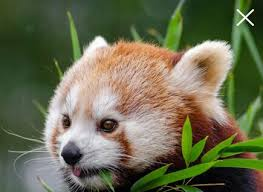
#> input picture Perception/a.jpg, 263 x 192 px; its folder holds 4 pictures in this run
$ python calibration.py
#> lines starting #> are read from the running program, lines starting #| are printed output that depends on the picture; after the words box and inside, x2 and y2 are one past the last pixel; in counts of white or black regions, pixels touching at a corner belong together
import numpy as np
import cv2
import glob

# termination criteria
criteria = (cv2.TERM_CRITERIA_EPS + cv2.TERM_CRITERIA_MAX_ITER, 30, 0.001)

# prepare object points, like (0,0,0), (1,0,0), (2,0,0) ....,(6,5,0)
objp = np.zeros((6*7,3), np.float32)
objp[:,:2] = np.mgrid[0:7,0:6].T.reshape(-1,2)

# Arrays to store object points and image points from all the images.
objpoints = [] # 3d point in real world space
imgpoints = [] # 2d points in image plane.

images = glob.glob('*.jpg')

for fname in images:
    img = cv2.imread(fname)
#> img is the input picture: shape (192, 263, 3); mean B, G, R 81.1, 108.5, 106.8
    gray = cv2.cvtColor(img,cv2.COLOR_BGR2GRAY)
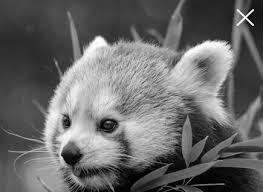
#> gray: shape (192, 263); min 0, max 255, mean 104.9

    ret, corners = cv2.findChessboardCorners(gray, (7,6),None)
#> ret = False; corners = None

    if ret == True:
        objpoints.append(objp)

        corners2 = cv2.cornerSubPix(gray,corners,(11,11),(-1,-1),criteria)
        imgpoints.append(corners2)

        # Draw and display the corners
        img = cv2.drawChessboardCorners(img, (7,6), corners2,ret)
        cv2.waitKey(500)
#> pass 2 of the loop `for fname in images:`:
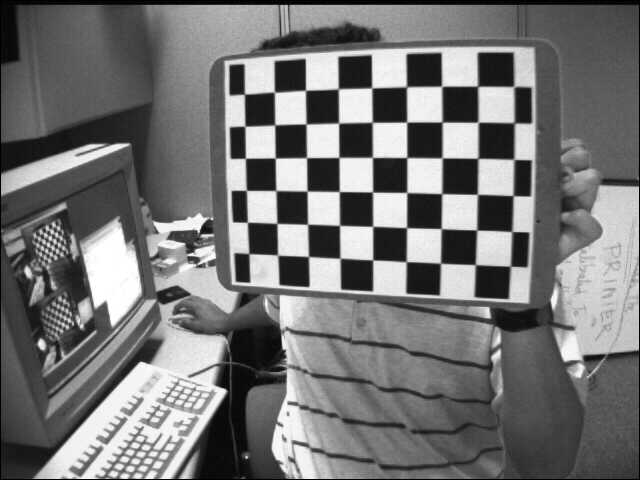
#> input picture Perception/left01.jpg, 640 x 480 px
#> img is the input picture: shape (480, 640, 3); min 0, max 255, mean 116.6
#> gray: shape (480, 640)
#> ret = True; corners = 42 rows, first 8: [475.4, 264.8], [440.5, 263.2], [405.9, 261.5], [372.9, 259.9], [340.6, 258.5], [308.7, 256.4], [277.6, 255.1], [476.7, 230.1]
#> corners2 = 42 rows, first 8: [475.3, 264.6], [440.5, 263.2], [406.2, 261.7], [372.7, 259.9], [340, 258.2], [308.5, 256.5], [277.6, 255.1], [476.7, 230]
#> `img = cv2.drawChessboardCorners(img, (7,6), corners2,ret)`:
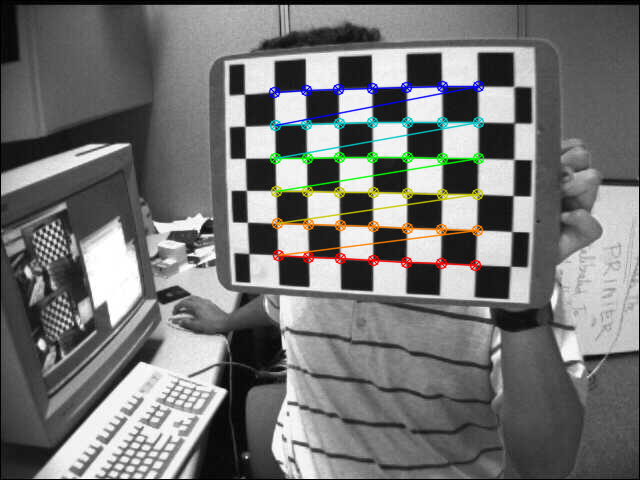
#> img: shape (480, 640, 3); 3.22% of pixels changed, all inside (x1, y1, x2, y2) = (268, 80, 485, 272)
#> pass 3 of the loop `for fname in images:`:
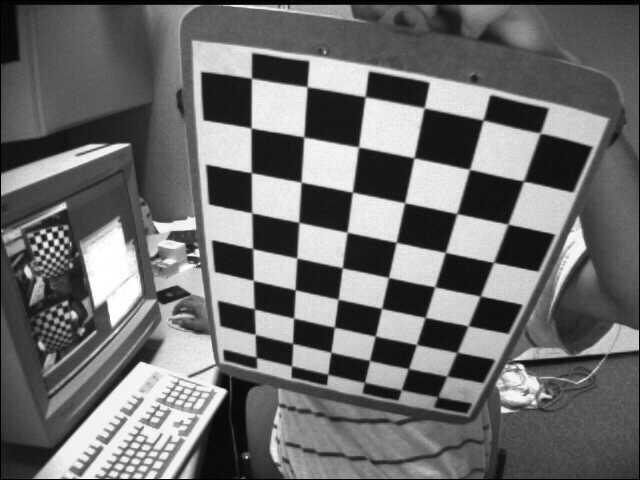
#> input picture Perception/left02.jpg, 640 x 480 px
#> img is the input picture: shape (480, 640, 3); min 0, max 255, mean 109
#> corners = 42 rows, first 8: [254.7, 308.6], [253.5, 280.5], [252.6, 248.4], [252.4, 213.8], [251.5, 172.4], [251.8, 128.6], [251.5, 77.99], [293.3, 318]
#> corners2 = 42 rows, first 8: [254.3, 308.9], [253.3, 280.4], [252.6, 248.6], [251.8, 212.8], [251.3, 172.7], [251.1, 128], [251.5, 78.19], [293.6, 318.1]
#> `img = cv2.drawChessboardCorners(img, (7,6), corners2,ret)`:
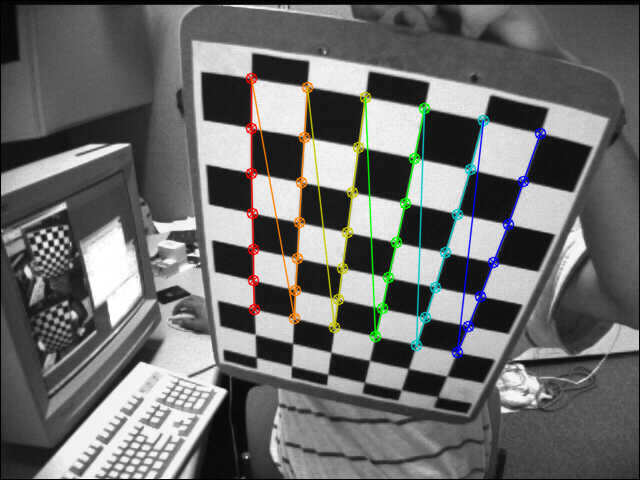
#> img: shape (480, 640, 3); 3.62% of pixels changed, all inside (x1, y1, x2, y2) = (245, 72, 547, 359)
#> the loop made 4 passes; the first 3 are shown

# Calibration
ret, mtx, dist, rvecs, tvecs = cv2.calibrateCamera(objpoints, imgpoints, gray.shape[::-1],None,None)

img = cv2.imread('images.png')
#> (the run stopped early here; a loop or call above may not have finished)
